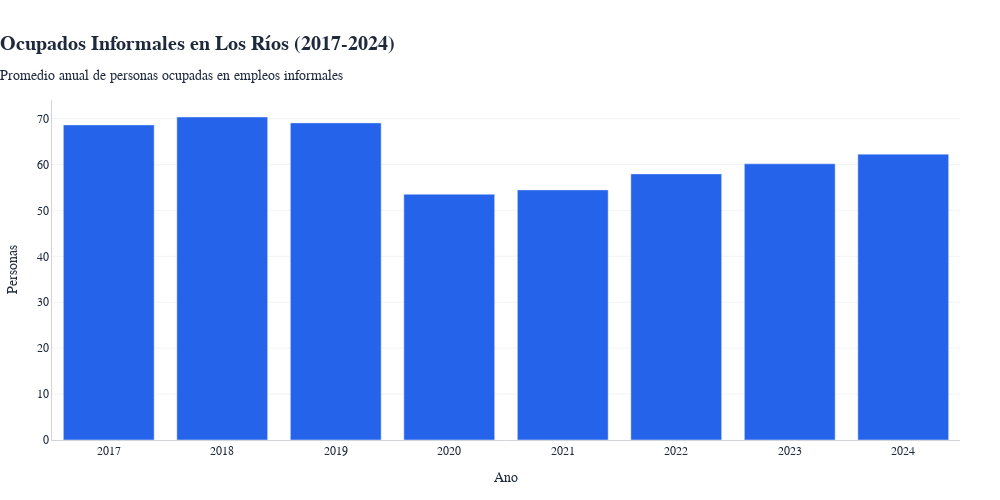

This figure's notebook cell:
### Markdown cell above
### 9.3 👥 Visualización 2: Ocupados Informales (personas)

**¿Qué mide este indicador?**
- Número absoluto de personas ocupadas en empleos informales
- Muestra el volumen real de trabajadores en situación de informalidad
- Permite dimensionar el impacto demográfico de las políticas laborales

**Interpretación:**
- **Valores absolutos**: Expresado en cantidad de personas (ej: 60,000 personas)
- **Tendencia demográfica**: Refleja cambios en el volumen de empleo informal
- **Variaciones estacionales**: Pueden reflejar ciclos económicos y cambios estructurales
- **Impacto pandemia**: Esperamos ver variaciones significativas en períodos de crisis

**Color identificativo:** 🔵 Azul (#2563eb)

### Code cell
# Visualización 2: Ocupados informales (personas)
col = 'ocupados_informales'
label = 'Ocupados informales (personas)'
highlight_color = '#d62828'
neutral_color = '#0a9396'
background_color = '#f7f2ea'
grid_color = '#d9d3c5'
text_color = '#1e1b18'

if col not in serie_base.columns:
    print(f'Omitido {col} (no existe)')
else:
    from unicodedata import normalize
    import math

    df_plot = serie_base[['Trimestre Móvil', 'DTI_CL_SEXO', col]].copy()
    if '_T' in df_plot['DTI_CL_SEXO'].unique():
        df_plot = df_plot[df_plot['DTI_CL_SEXO'] == '_T']
    df_plot = df_plot.drop_duplicates(subset=['Trimestre Móvil'])

    month_map = {
        'ENE': 1, 'FEB': 2, 'MAR': 3, 'ABR': 4, 'MAY': 5, 'JUN': 6,
        'JUL': 7, 'AGO': 8, 'SEP': 9, 'OCT': 10, 'NOV': 11, 'DIC': 12
    }

    def periodo_to_timestamp(periodo):
        if not isinstance(periodo, str):
            return pd.NaT
        parts = periodo.split(' ', 1)
        if len(parts) != 2:
            return pd.NaT
        year, meses = parts
        primer_mes = meses.split('-')[0].strip()
        clave = normalize('NFKD', primer_mes).encode('ascii', 'ignore').decode('ascii').upper()[:3]
        month = month_map.get(clave)
        if month is None:
            return pd.NaT
        return pd.Timestamp(int(year), month, 1)

    def format_spanish(number: float, decimals: int = 0) -> str:
        formatted = f"{number:,.{decimals}f}"
        return formatted.replace(',', 'X').replace('.', ',').replace('X', '.')

    df_plot['periodo_dt'] = df_plot['Trimestre Móvil'].apply(periodo_to_timestamp)
    df_plot = df_plot.dropna(subset=['periodo_dt'])
    df_plot['year'] = df_plot['periodo_dt'].dt.year
    df_year = (
        df_plot.groupby('year', as_index=False)[col]
               .mean()
               .sort_values('year')
    )
    df_plot = df_plot.drop(columns='periodo_dt')

    if df_year.empty:
        print('Sin datos para generar grafico anual')
    else:
        font_family = globals().get('ECONOMIST_FONT', 'Georgia, serif')
        df_year['value'] = df_year[col]
        df_year['label'] = df_year['value'].apply(lambda v: f"{format_spanish(v)} personas")
        highlight_year = df_year.loc[df_year['value'].idxmax(), 'year']
        df_year['color'] = df_year['year'].apply(lambda y: highlight_color if y == highlight_year else neutral_color)
        df_year['year_str'] = df_year['year'].astype(str)

        max_value = df_year['value'].max()
        x_padding = max_value * 0.1 if max_value else 1
        label_offset = max(max_value * 0.05, 1000) if max_value else 1000

        fig = go.Figure()
        for _, row in df_year.iterrows():
            color = row['color']
            label_color = highlight_color if row['year'] == highlight_year else text_color
            fig.add_trace(
                go.Scatter(
                    x=[0, row['value']],
                    y=[row['year_str'], row['year_str']],
                    mode='lines',
                    line=dict(color=color, width=2.4),
                    hoverinfo='skip',
                    showlegend=False
                )
            )
            fig.add_trace(
                go.Scatter(
                    x=[row['value']],
                    y=[row['year_str']],
                    mode='markers',
                    marker=dict(color=color, size=12, line=dict(color='#ffffff', width=1.2)),
                    hovertemplate='<b>%{customdata[0]}</b><br>'+label+': %{customdata[1]:,.0f}<extra></extra>',
                    customdata=[[row['year_str'], row['value']]],
                    cliponaxis=False,
                    showlegend=False
                )
            )
            fig.add_trace(
                go.Scatter(
                    x=[row['value'] + label_offset],
                    y=[row['year_str']],
                    mode='text',
                    text=[row['label']],
                    textposition='middle left',
                    textfont=dict(family=font_family, size=12, color=label_color),
                    hoverinfo='skip',
                    showlegend=False,
                    cliponaxis=False
                )
            )

        underline_shape = dict(
            type='line',
            x0=-0.40,
            x1=0.95,
            y0=1.10,
            y1=1.10,
            xref='paper',
            yref='paper',
            line=dict(color=highlight_color, width=4)
        )

        baseline_shape = dict(
            type='line',
            x0=0,
            x1=0,
            y0=-0.08,
            y1=1.05,
            xref='x',
            yref='paper',
            line=dict(color='#c9c1b4', width=1.2)
        )

        xaxis_range = [0, max_value + x_padding + label_offset + (0.05 * max_value if max_value else 0)]
        tick_step = max_value / 6 if max_value else 1000
        tick_step = max(tick_step, 10000)
        tick_values = list(range(0, int(xaxis_range[1]) + int(tick_step), int(tick_step)))
        tick_text = [format_spanish(val) for val in tick_values]

        fig.update_layout(
            template='plotly_white',
            title=dict(
                text='<b>Ocupados Informales en Los Ríos (2017-2024)</b>',
                font=dict(family=font_family, size=24, color=text_color),
                x=0.05,
                y=0.96
            ),
            font=dict(family=font_family, size=15, color=text_color),
            plot_bgcolor=background_color,
            paper_bgcolor=background_color,
            margin=dict(l=250, r=200, t=120, b=80),
            hoverlabel=dict(bgcolor='#ffffff', font=dict(family=font_family, color=text_color)),
            width=1200,
            height=700,
            shapes=[baseline_shape, underline_shape],
            showlegend=False
        )

        fig.update_layout(
            xaxis=dict(
                title=dict(text='Personas (promedio anual)', font=dict(family=font_family, size=14, color=text_color)),
                showgrid=True,
                gridcolor=grid_color,
                griddash='dot',
                zeroline=False,
                tickfont=dict(family=font_family, size=12, color=text_color),
                tickvals=tick_values,
                ticktext=tick_text,
                range=xaxis_range
            ),
            yaxis=dict(
                title='',
                tickfont=dict(family=font_family, size=12, color=text_color),
                showgrid=False,
                zeroline=False,
                categoryorder='array',
                categoryarray=df_year['year_str'].tolist()
            )
        )

        fig.update_layout(
            annotations=[
                dict(
                    text='Los Ríos, ENE 2017 - MAY 2024',
                    x=0,
                    y=1.04,
                    xref='paper',
                    yref='paper',
                    showarrow=False,
                    font=dict(family=font_family, size=14, color='#4a4338')
                ),
                dict(
                    text='Fuente: Encuesta Nacional de Empleo (INE)',
                    x=0,
                    y=-0.18,
                    xref='paper',
                    yref='paper',
                    showarrow=False,
                    font=dict(family=font_family, size=11, color='#6e6252')
                )
            ]
        )

        fig.show()
        print(f'Grafico generado: {label} - {len(df_year)} anos')
        print(f'Anios incluidos: {df_year["year"].astype(str).tolist()}')

### Figure 1 — Plotly figure (JSON) as saved in the notebook; plotly's stock layout.template omitted (floating-point values rounded to 4 significant figures)
{"data": [{"hovertemplate": "<b>%{x}</b><br>Ocupados informales (personas): %{y:,.0f}<extra></extra>", "marker": {"color": "#2563eb"}, "name": "Ocupados informales (personas)", "type": "bar", "x": ["2017", "2018", "2019", "2020", "2021", "2022", "2023", "2024"], "y": [68.62, 70.35, 69.06, 53.52, 54.47, 57.95, 60.15, 62.25]}], "layout": {"font": {"color": "#1e293b", "family": "Georgia, serif"}, "height": 500, "legend": {"font": {"family": "Georgia, serif"}}, "margin": {"b": 60, "l": 40, "r": 40, "t": 100}, "paper_bgcolor": "white", "plot_bgcolor": "white", "title": {"font": {"color": "#1e293b", "family": "Georgia, serif", "size": 20}, "text": "<b>Ocupados Informales en Los Ríos (2017-2024)</b><br><sub>Promedio anual de personas ocupadas en empleos informales</sub>", "x": 0}, "width": 1000, "xaxis": {"linecolor": "#d1d5db", "showgrid": false, "tickcolor": "#d1d5db", "tickfont": {"family": "Georgia, serif", "size": 12}, "title": {"text": "Ano"}}, "yaxis": {"gridcolor": "#f3f4f6", "gridwidth": 1, "linecolor": "#d1d5db", "showgrid": true, "tickcolor": "#d1d5db", "tickfont": {"family": "Georgia, serif", "size": 12}, "tickformat": ",", "title": {"text": "Personas"}, "zeroline": false}}}
